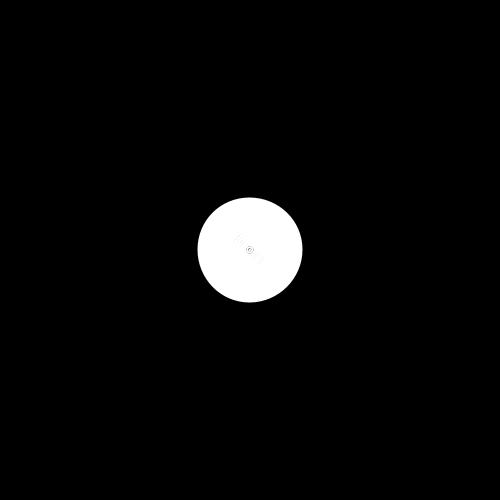
Frame 1 (no input)
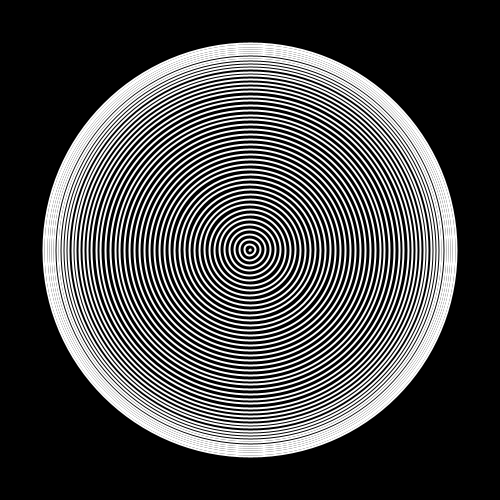
Frame 60 (the mouse pressed at the canvas centre just before this capture)
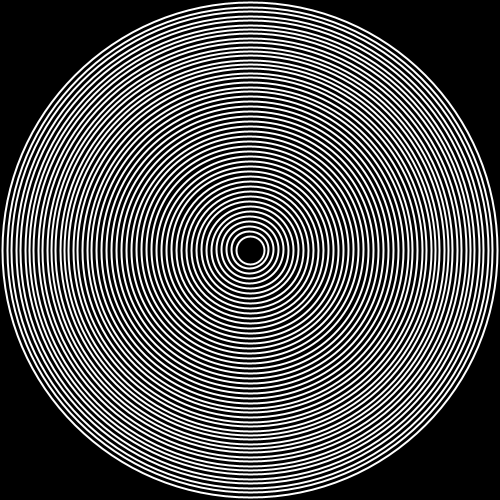
Frame 120 (the mouse held since frame 60 and released just before this capture)

The Processing sketch that drew these frames (run headless with seeded random() and noise(); from frame 60 on, the mouse is pressed at the canvas centre):

// Processing sketch: processing_129152
// ── processing_129152.pde

final int MAX_NB_CIRCLES = 50;
final float AVERAGE_DIST = 10;

final float MIN_ELLIPSE = 1;
final float MAX_ELLIPSE = 55;

final float FRICTION = .4;

PVector[] radius;

void setup()
{
  size(500, 500);
  noFill();
  strokeWeight(2);
  stroke(255);
  radius = new PVector[MAX_NB_CIRCLES];
  for (int i = 1; i < MAX_NB_CIRCLES; i++)
  {
      radius[i] =  new PVector(2*i*MIN_ELLIPSE, 2*i*MIN_ELLIPSE);
  }
}

void draw()
{
  background(0); 

  radius[0] =  new PVector(MIN_ELLIPSE+mouseX*(MAX_ELLIPSE-MIN_ELLIPSE)/width, MIN_ELLIPSE+mouseY*(MAX_ELLIPSE-MIN_ELLIPSE)/height);
  ellipse(width/2, height/2, radius[0].x, radius[0].y);
  
  for (int i = 1; i < MAX_NB_CIRCLES; i++)
  {
    float deltaX = radius[i-1].x - radius[i].x + AVERAGE_DIST;
    float deltaY = radius[i-1].y - radius[i].y + AVERAGE_DIST;
    
    radius[i].x += deltaX * FRICTION;
    radius[i].y += deltaY * FRICTION;
    
    ellipse(width/2, height/2, radius[i].x, radius[i].y);
  }
}
